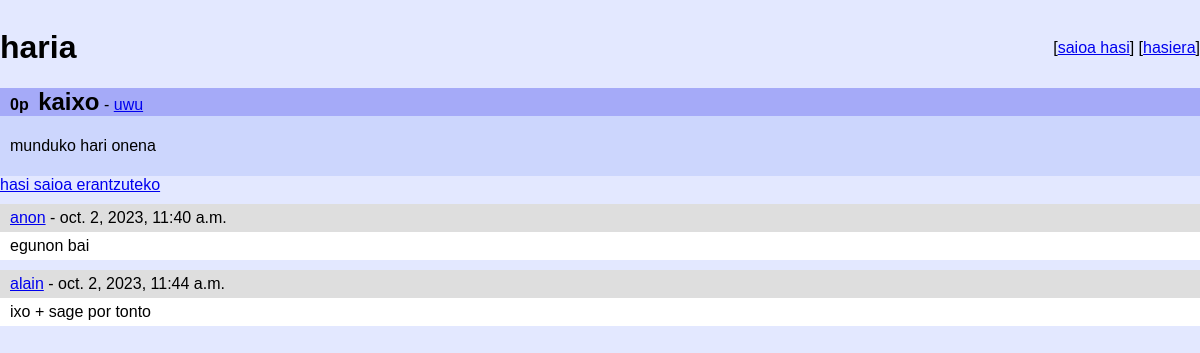
The page /haria/11/ on the database its author committed.
### foro/models.py (models this page shows, shortened)
class Thread(models.Model):
    title = models.CharField(max_length=200)
    author = models.CharField(max_length=100)
    content = models.TextField()
    creation_date = models.DateTimeField(auto_now_add=True)
    bumped = models.DateTimeField(auto_now_add=True)
    votes = models.IntegerField(default=0)
    replies = models.IntegerField(default=0)

class Comment(models.Model):
    thread = models.ForeignKey(Thread, on_delete=models.CASCADE)
    content = models.TextField()
    creation_date = models.DateTimeField(auto_now_add=True)
    author = models.CharField(max_length=100)
    votes = models.IntegerField(default=0)

### foro/views.py (the view)
# urls.py: path('haria/<int:thread_id>/', views.haria, name='haria'),
def haria(request, thread_id):
    thread = Thread.objects.get(pk=thread_id)
    comments = Comment.objects.filter(thread=thread)
    return render(request, 'foro/thread.html', {'thread': thread, 'comments': comments})

### foro/templates/foro/thread.html (shortened to what this page needs)
{% load static %}
<!DOCTYPE html>
<html lang="en">
<head>
    <link rel="stylesheet" href="/static/css/foro.css">
</head>
<body>
<div class="global">
    <div class="header">
        <h1>haria</h1>
        <div class="headeritems">
            {% if user.is_authenticated %}
            {% else %}
                [<a class="loginbutton" href="/login">saioa hasi</a>]
            {% endif %}
            [<a class="postbutton" href="/">hasiera</a>]
        </div>
    </div>
    <div class="titlediv">
        <span>
            <span class="threadid">{{ thread.votes }}p</span> <a class="threadtitle">{{ thread.title }}</a> - <a href="/autorea/{{ thread.author }}">{{ thread.author }}</a>
        </span>
    </div>
    <div class="contentdiv">
        <p>{{ thread.content }}</p>
    </div>
    {% if user.is_authenticated %}
        <form class="replyform" method="POST" action="{% url 'add_comment' thread.id %}">
            {% csrf_token %}
            <textarea name="content" placeholder="erantzuna"></textarea>
            <input type="hidden" name="thread_id" value="{{ thread.id }}">
            <input type="checkbox" name="sage" value="sage"> sage <span title="sage hautatzen baduzu, posta ez da zuzeneko feed-era igoko.">(?)</span>
            <input type="submit" value="bidali">
        </form>
    {% else %}
        <a href="/login">hasi saioa erantzuteko</a>
        <br>
    {% endif %}
    <div class="replies">
        {% for comment in comments %}
            <div class="reply">
                <div class="replyheader">
                    <span><a href="/autorea/{{ comment.author }}">{{ comment.author }}</a> - {{ comment.creation_date }}</span>
                </div>
                <div class="replycontent">
                    <p>{{ comment.content }}</p>
                </div>
            </div>
        {% endfor %}
    </div>
</div>
</body>
</html>

### foro/static/css/foro.css (style rules this page uses)
body { display:flex; flex-direction: column; align-items: center; background: #e3e8ff; font-family: Arial, Helvetica, sans-serif; }
.header { display: flex; align-items: center; justify-content: space-between; }
.global { width: 1200px; }
.threadtitle { font-size: 1.5em; font-weight: bold; margin: 0; }
.titlediv { width: calc(100% - 20px); margin: 0; background: #a5aaf8; padding: 0 10px; display: flex; justify-content: space-between; align-items: center; text-transform: lowercase; }
.contentdiv { padding: 5px 10px; background: #ccd6fd; }
.threadid { font-size: 1em; font-weight: bold; margin-right: 5px; }
.replyheader { width: calc(100% - 20px); background: #dedede; padding: 5px 10px; margin:0; display: flex; justify-content: space-between; text-transform: lowercase; }
.replycontent > * { margin: 0; }
.replycontent { width: calc(100% - 20px); background: #ffffff; margin:0; padding: 5px 10px; }
.reply { width: 100%; margin: 10px 0; }

### rows shown on the page
Thread: votes "0", title "kaixo", author "uwu", content "munduko hari onena"
Comment: author "anon", creation_date "oct. 2, 2023, 11:40 a.m.", content "egunon bai"
Comment: author "alain", creation_date "oct. 2, 2023, 11:44 a.m.", content "ixo + sage por tonto"
